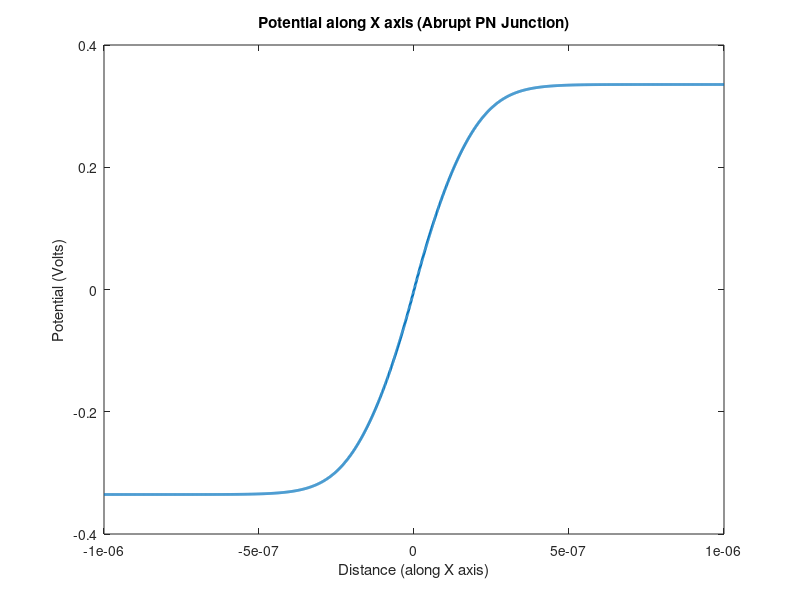
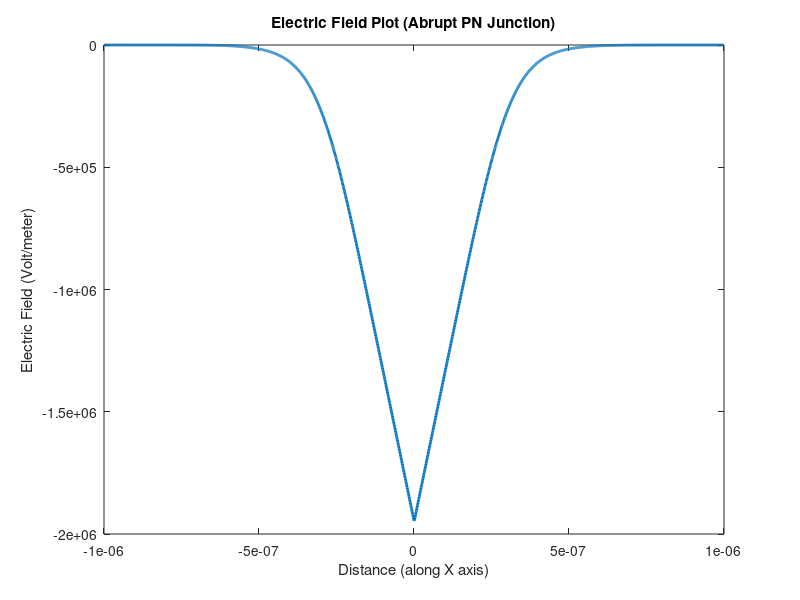
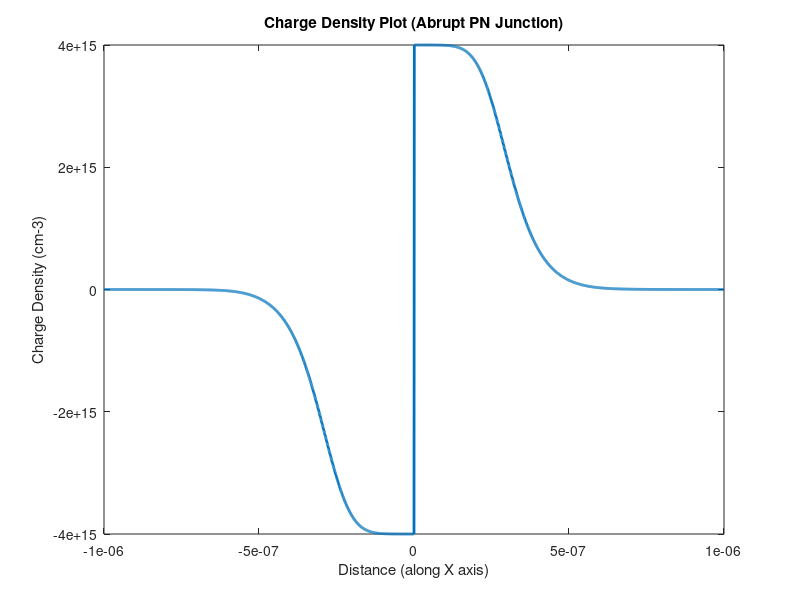
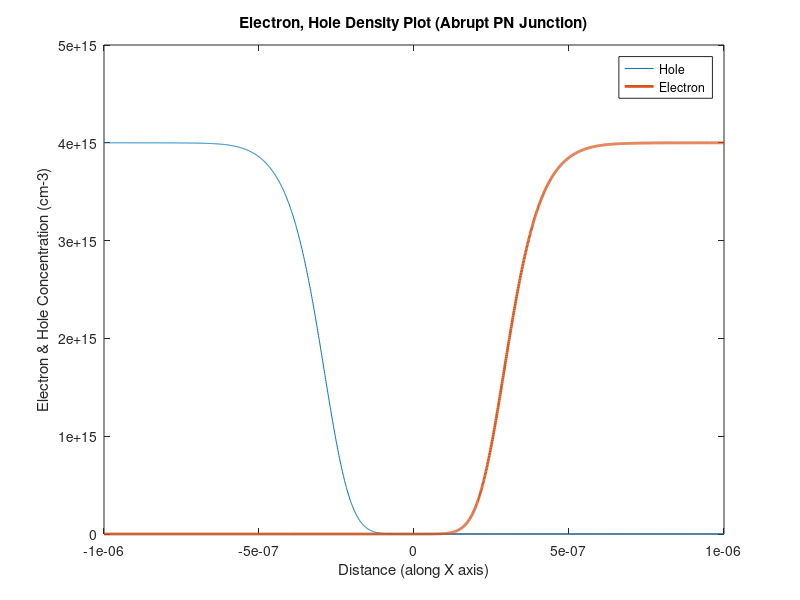

Here is the MATLAB script that generated these plots, in order:
% Q1.a- Abrupt PN Juntion
clc;
clear vars;
clear all;

%Defining all constants required for solving Poisson Equation
epsilono = 8.84e-12;
epsilonsi = 11.8* epsilono;
E_g = 1.12; 
q = 1.6e-19;
ni = 1e10 * 1e6;
Vth = 0.026; 
L = 2e-6; %lenth of PN Junction
dx = 1e-9; %step size for computation of AV=B optimised to get best results

dist = -L/2:dx:L/2;

% Calculating total grid points
x_num = round(L/dx)+1;

% Doping concentration according to Roll no

Na = 4e15 * 1e6; % Roll no is 23M1133 so a=3
Nd = 4e15 * 1e6; % Roll no is 23M1133 so b=3

% Boundary Condition (Potential Values)
V1 = -Vth * log(Na/ni);
%V1 = 0; 
V2 = Vth * log(Nd/ni);

% Initialising Doping Profile
Doping = zeros(x_num,1);
Doping(1:round(x_num/2)) = -Na;
Doping(round(x_num/2)+1:x_num) = Nd;

% Generating A matrix to solve Poisson Equation
A = zeros(x_num, x_num);
A(1,1) = 1;
A(x_num,x_num) = 1;
for i = 2:x_num-1
    A(i,i) = -2;
    A(i,i-1) = 1;
    A(i,i+1) = 1;
end

%Generating B matrix 
B = zeros(x_num,1);
%Applying boundary conditions given in the problem
B(1,1) = V1;
B(x_num,1) = V2;

% Initialize Voltage Matrix with all elements to zero except at the extreme boundary
% points 
V = zeros(x_num,1);
V(1,1) = V1;
V(x_num,1) = V2;

% Newton Raphson Iterations to solve V Matrix

err = 3.14e-13; % Error Tolerance for Newton Raphson Method

z = 0; %iteration counter
while(true)
    z = z+1;

    p = ni .* exp(-V./Vth);
    n = ni .* exp(V./Vth);
    
    for i = 2:round(x_num/2)
        B(i,1) = -q*(Doping(i) + p(i))*(dx^2 / epsilonsi);
    end
    for i = round(x_num/2)+1:x_num-1
        B(i,1) = -q*(Doping(i) - n(i))*(dx^2 / epsilonsi);
    end

    % Finding the jacobian matrix
    B_V = zeros(x_num,1);
    for i = 2:round(x_num/2)
        B_V(i,1) = q*p(i)*(dx^2)/(epsilonsi*Vth);
    end
    for i = round(x_num/2)+1:x_num-1
        B_V(i,1) = q*n(i)*(dx^2)/(epsilonsi*Vth);
    end

    Jac = A - diag(B_V);

    % Calculating f Matrix
    f = A*V - B;
    V_next = V - Jac\f;

    sim_error = max(V_next)-max(V); %quantifying simulated error

    if(abs(sim_error) < err)
        break;
    end
    V = V_next;
end

% Electric Field using gradient function
E = -gradient(V,dx);

% Plots
figure(1);
plot(dist,V,"LineWidth",2);
xlabel("Distance (along X axis)");
ylabel("Potential (Volts)");
title("Potential along X axis (Abrupt PN Junction)");

figure(2);
plot(dist,E,"LineWidth",2);
xlabel("Distance (along X axis)");
ylabel("Electric Field (Volt/meter)");
title("Electric Field Plot (Abrupt PN Junction)");

figure(3);
plot(dist,[Doping(1:round(x_num/2))+p(1:round(x_num/2)); Doping(round(x_num/2)+1:x_num)-n(round(x_num/2)+1:x_num)].*1e-6,"LineWidth",2);
xlabel("Distance (along X axis)");
ylabel("Charge Density (cm-3)");
title("Charge Density Plot (Abrupt PN Junction)");

figure(4);
plot(dist,p.*1e-6,dist,n.*1e-6,"LineWidth",2);  %1e-6 is used to convert m-3 to cm-3
xlabel("Distance (along X axis)");
ylabel("Electron & Hole Concentration (cm-3)");
title("Electron, Hole Density Plot (Abrupt PN Junction)");
legend('Hole','Electron',Location='east');



% Energy Band Calculation

% Fermi Level of Semiconductor (Ef) assume to be at 0eV

Ef = zeros(x_num,1); % Fermi Level of Device

Efi_p = Vth * log((p)/ni); % Intrinsic Fermi Level on P Side
Ecb1 = Efi_p + E_g/2;  % Conduction Band Level on P Side
Evb1 = Efi_p - E_g/2;  % Valance Band Level on P Side

Efin = -Vth * log((n)/ni);  % Intrinsic Fermi Level on N Side
Ecb2 = Efin + E_g/2;  % Conduction Band Level on N Side
Evb2 = Efin - E_g/2;  % Valance Band Level on N Side

figure(5);
plot(dist,Ef,"LineWidth",2);
hold on;
plot(dist,[Efi_p(1:round(x_num/2)); Efin(round(x_num/2)+1:x_num)],"LineWidth",2);
plot(dist,[Ecb1(1:round(x_num/2)); Ecb2(round(x_num/2)+1:x_num)],"LineWidth",2);
plot(dist,[Evb1(1:round(x_num/2)); Evb2(round(x_num/2)+1:x_num)],"LineWidth",2);
legend('E Fermi','E Fi','Ec','Ev');
xlabel("Distance (along X axis)");
ylabel("Energy (eV)");
title("Energy Band Diagram (Abrupt PN Junction)");

% Comparison Between Abrupt Junction with Depletion Approximation and Without Depletion Approximation
% Comparision with Assignment 2 (Abrupt Junction)
% Below Code Taken from Assignment - 2
Vbi = Vth * log(Na * Nd / (ni^2));

% Depletion Region Width Calculation
W_dep = sqrt(2 * epsilonsi * (1/Na + 1/Nd) * Vbi / q);
W_n = (W_dep * Na) / (Na + Nd); %Depletion width on n side using depletion approximation
W_p = (W_dep * Nd) / (Na + Nd); %Depletion width on p side using depletion approximation

figure(6);
plot(dist,[Doping(1:round(x_num/2))+p(1:round(x_num/2)); Doping(round(x_num/2)+1:x_num)-n(round(x_num/2)+1:x_num)].*1e-6);
hold on;

% Charge profile
Doping = zeros(1, x_num);
Doping(round(x_num/2)-round(W_p/dx)+1:round(x_num/2)) = -Na;
Doping(round(x_num/2)+1:round(x_num/2)+1+round(W_n/dx)) = Nd;

plot(dist,Doping.*1e-6,"LineWidth",2);
legend('Without Depletion Approximation','With Depletion Approximation',Location='northwest');
xlabel("Distance (along X axis)");
ylabel("Charge Density (cm-3)");
title("Charge Profile Comparison (Abrupt Junction)");

% Poission's Equation RHS
pv = transpose(-(q .* Doping) .* (dx^2 / epsilonsi));

% System of Linear Equations AV = B
A = zeros(x_num, x_num);
A(1,1) = 1;
A(x_num,x_num) = 1;
for i = 2:x_num-1
    A(i,i) = -2;
    A(i,i-1) = 1;
    A(i,i+1) = 1;
end

B = pv;
B(1,1) = -Vbi/2;
B(x_num,1) = Vbi/2;

Vbi_simulated = A\B;

figure(7);
plot(dist,V,"LineWidth",2);
hold on;
plot(dist,Vbi_simulated,"LineWidth",2);
legend('Without Depletion Approximation','With Depletion Approximation',Location='northwest');
xlabel("Distance (along X axis)");
ylabel("Potential (Volt)");
title("Potential Profile Comparison (Abrupt Junction)");
